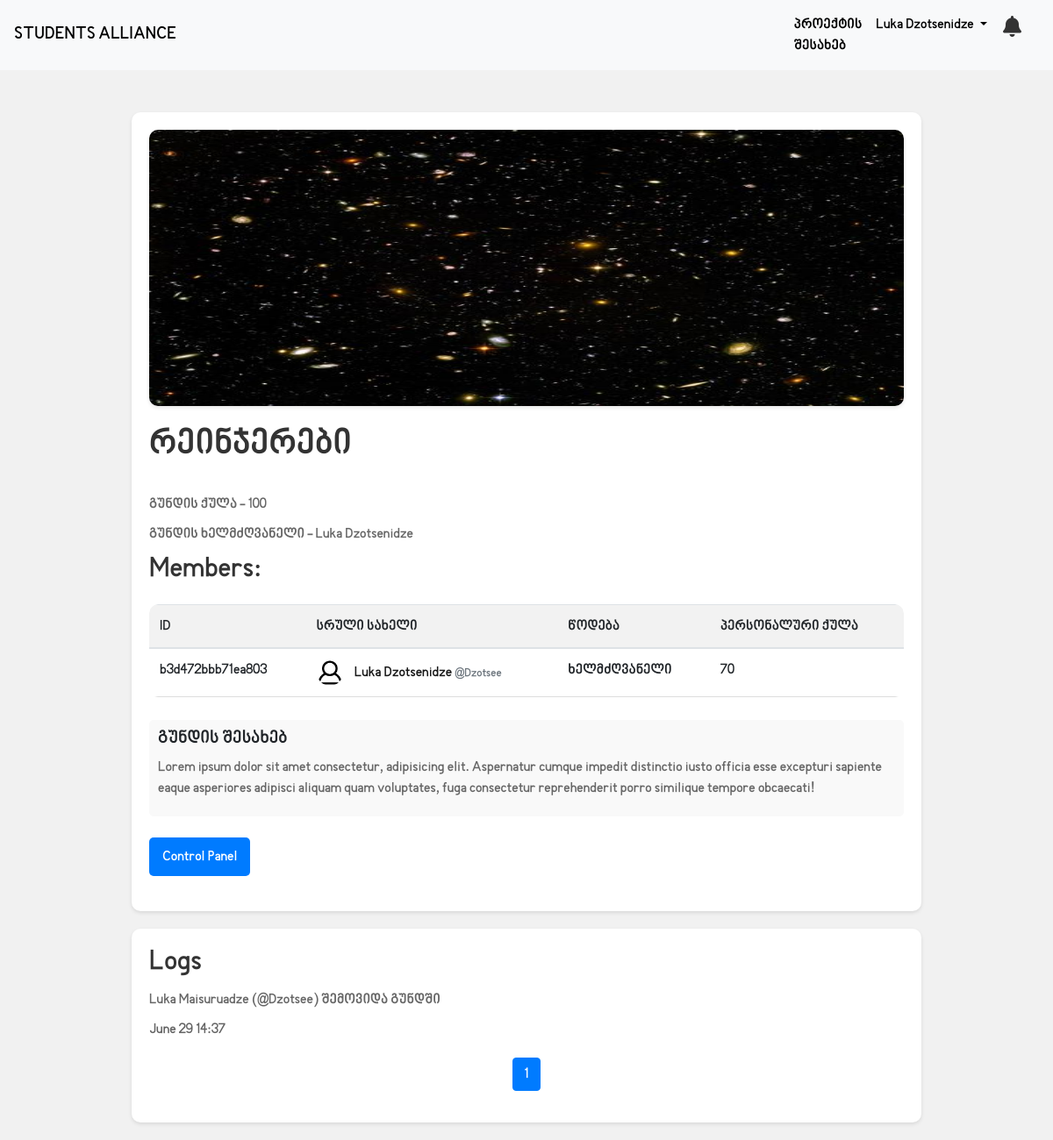
The app's page /groups/1 (signed in), older data.
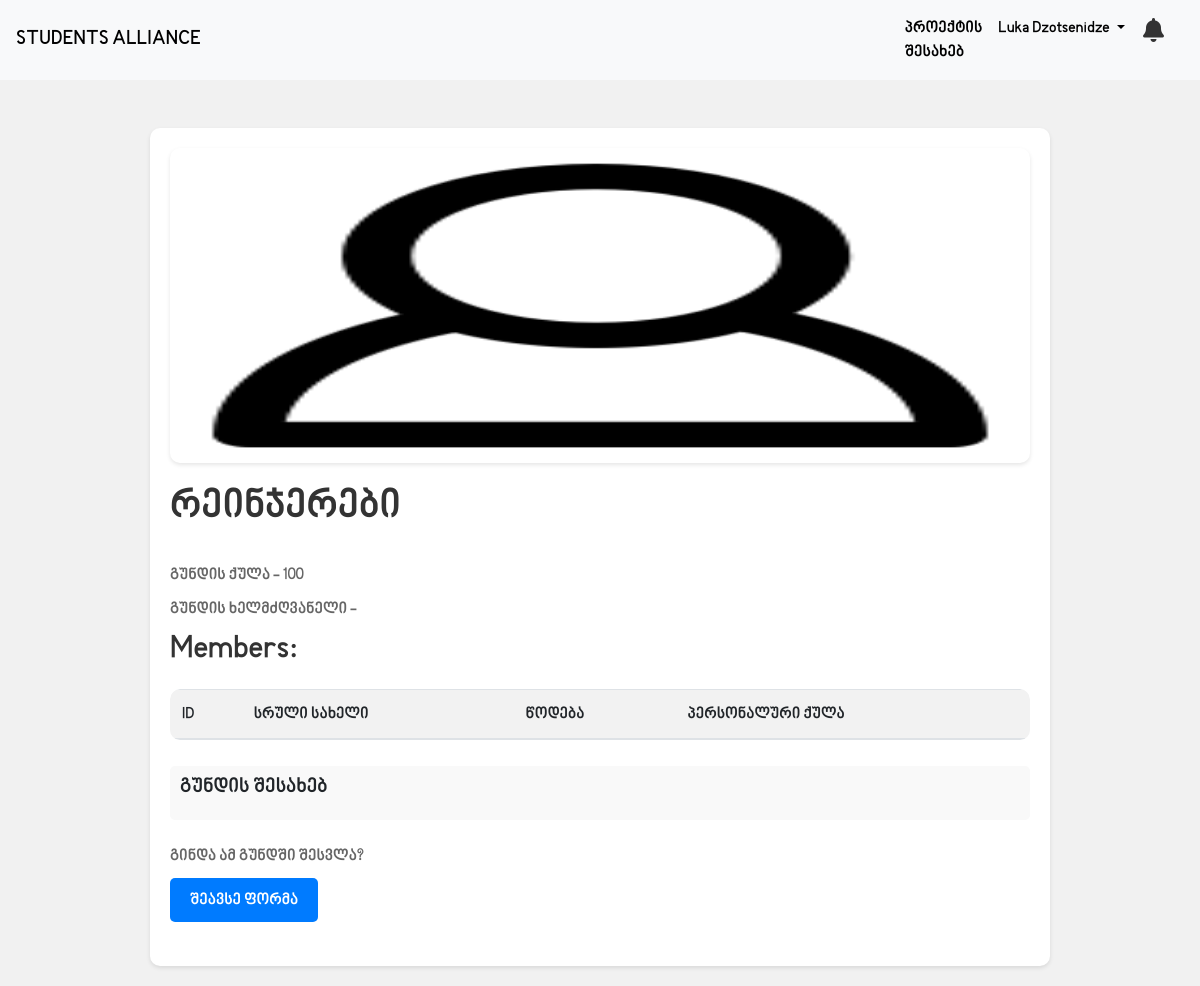
The same page, newer data.
### main/models.py (models this page shows, shortened)
class Group(db.Model):
    id = db.Column(db.Integer, primary_key=True)
    name = db.Column(db.String(20), nullable=False, unique=True)
    leader_id = db.Column(db.Integer, nullable=False)
    description = db.Column(db.String(250))
    category = db.Column(db.String(100), nullable=False)
    members = db.relationship('User', back_populates='group')
    score = db.Column(db.Integer, nullable=False, default=0)
    group_form = db.Column(db.String(200))
    image_file = db.Column(db.String(100), default='default.png')
    @property
    def members_list(self):
        return json.loads(self.members) if self.members else []
    def assign_rank(self):
        user = User.query.filter_by(unique_id=self.leader_id).first()
        if user:
            user.rank = 'ხელმძღვანელი'
            user.in_group = True
            self.members.append(user)
            db.session.commit()

class User(db.Model, UserMixin):
    id = db.Column(db.Integer, primary_key=True)
    unique_id = db.Column(db.String(8), nullable=False, unique=True)
    firstname = db.Column(db.String(20), nullable=False)
    lastname = db.Column(db.String(30), nullable=False)
    nickname = db.Column(db.String(10))
    email = db.Column(db.String(100), unique=True, nullable=False)
    rank = db.Column(db.String(50), nullable=False, default='წევრი')
    score = db.Column(db.Integer, nullable=False, default=0)
    password = db.Column(db.String(60), nullable=False)
    image_file = db.Column(db.String(100), nullable=False, default='default.png')
    facebook_link = db.Column(db.String(300), nullable=False)
    in_group = db.Column(db.Boolean, default=False)
    group_id = db.Column(db.Integer, db.ForeignKey('group.id'), nullable=True)
    group = db.relationship('Group', back_populates='members')

class GroupLogs(db.Model):
    id = db.Column(db.Integer, primary_key=True)
    group_id = db.Column(db.Integer)
    time = db.Column(db.String(20), default=default_time)
    log = db.Column(db.String(1000))

### main/groups/routes.py (the view)
@csrf.exempt
@groups.route('/groups/<int:id>', methods=['POST', 'GET'])
def group_page(id):
    if not current_user.is_authenticated:
        return redirect(url_for('users.login'))
    group = Group.query.filter_by(id=id).first()
    page = request.args.get('page', 1, type=int)
    leader = User.query.filter_by(unique_id=group.leader_id).first()
    try:
        group_logs = GroupLogs.query.filter_by(group_id=current_user.group_id).order_by(GroupLogs.id.desc()).paginate(page=page, per_page=5)
        notification_log = NotificationLogs.query.filter_by(user_id=current_user.id).order_by(NotificationLogs.id.desc())
        if current_user.unique_id == group.leader_id:
            group.assign_rank()
        return render_template('group_page.html', group=group, leader=leader, group_logs=group_logs, notification_log=notification_log)
    except:
        group_logs = GroupLogs.query.filter_by(group_id=id).order_by(GroupLogs.id.desc()).paginate(page=page, per_page=5)
    return render_template('group_page.html', group=group, leader=leader, group_logs=group_logs)

### main/models.py (called while the page is built)
@login_manager.user_loader
def load_user(user_id):
    return User.query.get(int(user_id))

### main/templates/group_page.html (shortened to what this page needs)
{% extends "new_base.html" %}
{% block content %}
    <div class="group-details">
        <img src="{{ url_for('static', filename='imgs/team_pics/' + group.image_file) }}" alt="{{ group.name }}" class="group-image">
        <h1>{{ group.name }}</h1>
        <br>
        <p>გუნდის ქულა - {{ group.score }}</p>
        <p>გუნდის ხელმძღვანელი - {{ leader.firstname }} {{ leader.lastname }}</p>
        <h2>Members:</h2>
        <div class="table-responsive">
            <table class="member-table table table-hover">
                <thead>
                    <tr>
                        <th>ID</th>
                        <th>სრული სახელი</th>
                        <th>წოდება</th>
                        <th>პერსონალური ქულა</th>
                    </tr>
                </thead>
                <tbody>
                    {% for member in group.members %}
                        <tr>
                            <td>{{ member.unique_id }}</td>
                            <td>
                                <a href="{{ url_for('users.profile', unique_id=member.unique_id) }}">
                                    <img src="{{ url_for('static', filename='imgs/profile_pics/' + member.image_file) }}" alt="Profile Picture" class="member-profile-pic">
                                    {{ member.firstname }} {{ member.lastname }} <span class="text-muted" style="font-size: smaller;">@{{ member.nickname }}</span>
                                </a>
                            </td>
                            <td>{{ member.rank }}</td>
                            <td>{{ member.score }}</td>
                        </tr>
                    {% endfor %}
                </tbody>
            </table>
        </div>
        <div class="description">
            <h5>გუნდის შესახებ</h5>
            <p>{{ group.description }}</p>
        </div>
        {% if not current_user.in_group %}
            <br>
            <form method="POST" action="">
                <p>გინდა ამ გუნდში შესვლა?</p>
                <a href="{{ group.group_form }}" class="btn btn-primary" target="_blank">შეავსე ფორმა</a>
            </form>
        {% endif %}
        <br>
        {% if current_user.group %}
            {% if current_user.in_group and (current_user.unique_id == leader.unique_id) or (current_user.group.id == group.id and current_user.rank == 'თანახელმძღვანელი') %}
                <a href="{{ url_for('groups.control_panel', id=group.id) }}" class="control-panel-link">Control Panel</a>
            {% endif %}
        {% endif %}
    </div>
    {% if current_user.group_id == group.id %}
        <div class="logs-container">
            <h2>Logs</h2>
            <div class="logs-list">
                {% for group_log in group_logs.items %}
                    <p>{{ group_log.log }}</p>
                    <p style="color: rgba(32, 32, 32, 0.705)">{{ group_log.time }}</p>
                {% endfor %}
            </div>
            <nav aria-label="Page navigation">
                <ul class="pagination justify-content-center">
                    {% for page_num in group_logs.iter_pages(left_edge=1, right_edge=1, left_current=1, right_current=2) %}
                        {% if page_num %}
                            {% if group_logs.page == page_num %}
                                <li class="page-item active">
                                    <span class="page-link">{{ page_num }}</span>
                                </li>
                            {% else %}
                                <li class="page-item">
                                    <a class="page-link" href="{{ url_for('groups.group_page', id=group.id, page=page_num) }}">{{ page_num }}</a>
                                </li>
                            {% endif %}
                        {% else %}
                            <li class="page-item disabled">
                                <span class="page-link">...</span>
                            </li>
                        {% endif %}
                    {% endfor %}
                </ul>
            </nav>
        </div>
    {% endif %}
{% endblock content %}

### main/templates/new_base.html (shortened to what this page needs)
<!DOCTYPE html>
<html lang="en">
<head>
    <link rel="stylesheet" href="https://cdnjs.cloudflare.com/ajax/libs/font-awesome/6.5.2/css/all.min.css" />
    <link href="https://stackpath.bootstrapcdn.com/bootstrap/4.5.2/css/bootstrap.min.css" rel="stylesheet">
</head>
<body>
    <nav class="navbar navbar-expand-lg navbar-light bg-light">
        <a class="navbar-brand" href="{{url_for('groups.groups_section')}}">STUDENTS ALLIANCE</a>
        <div class="collapse navbar-collapse" id="navbarNav">
            <ul class="navbar-nav ml-auto">
                {% if current_user.is_authenticated %}
                    <li class="nav-item">
                        <a class="nav-link" href="#" style="color: black;">პროექტის შესახებ</a>
                    </li>
                    <li class="nav-item dropdown">
                        <a class="nav-link dropdown-toggle" href="#" id="navbarDropdown" role="button" data-toggle="dropdown" aria-haspopup="true" aria-expanded="false">
                            {{ current_user.firstname }} {{ current_user.lastname }}
                        </a>
                    </li>
                    <li class="nav-item" style="text-align: center;">
                        <div class="notification-bar">
                            <div class="notification-icon" onclick="toggleDropdown()">
                                <i class="fa fa-bell"></i>
                            </div>
                        </div>
                    </li>
                {% endif %}
            </ul>
        </div>
    </nav>
    <div class="container mt-5">
        {% block content %}{% endblock %}
    </div>
</body>
</html>

Row changes from the older to the newer data that the page shows:
no longer on one of the page's lists (row edited): User: unique_id "b3d472bbb71ea803", firstname "Luka", lastname "Dzotsenidze", nickname "Dzotsee", rank "ხელმძღვანელი", score "70"
removed GroupLogs: log "Luka Maisuruadze (@Dzotsee) შემოვიდა გუნდში", time "June 29 14:37"
changed User "Luka": in_group True → False (drawn); firstname "Luka" → (not shown); lastname "Dzotsenidze" → (not shown); group_id 1 → empty (drawn)
changed Group "რეინჯერები": image_file: picture removed, a placeholder shows; description "Lorem ipsum dolor sit amet consectetur, adipisicing elit. Aspernatur cumque impedit distinctio iusto officia esse excepturi sapiente eaque asperiores adipisci aliquam quam voluptates, fuga consectetur reprehenderit porro similique tempore obcaecati!" → (not shown)
Text that changed along with them:
text no longer shown: "Control Panel Logs"
text now shown: "გინდა ამ გუნდში შესვლა? შეავსე ფორმა"
list line gone: "1"
